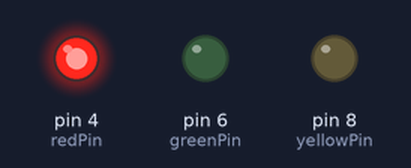
The sketch below on a simulated Arduino Uno, built with avr-gcc and run on an emulated ATmega328P. On the bench: output pins drawn as LEDs (lit = HIGH). Pins used as bus, display or sensor lines are not drawn.

Above: at 2.0 s.
At 5.0 s:
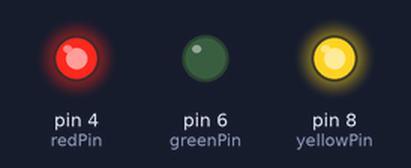
At 7.0 s:
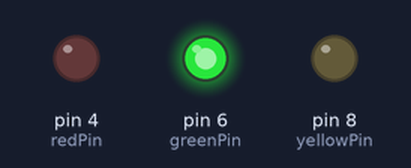
At 10.2 s:
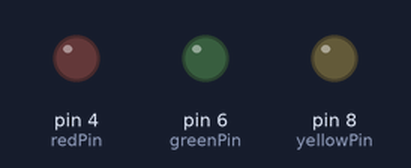
At 13.7 s:
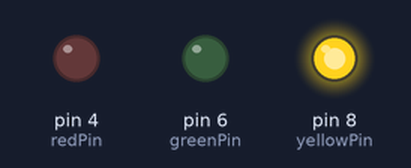
Timing chart, 0 to 21.5 s (numbered marks = the images above):
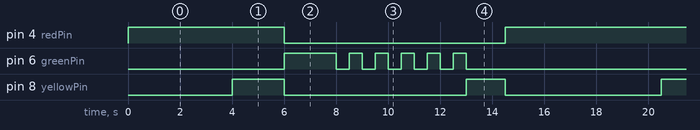

The sketch:

svetofor.ino
```cpp
int redPin = 4;
int yellowPin = 8;
int greenPin = 6;
int arrowPin = 10;

void setup(){
  pinMode(redPin, OUTPUT);
  pinMode(yellowPin, OUTPUT);
  pinMode(greenPin, OUTPUT);
  pinMode(arrowPin, OUTPUT);
}

void loop(){
  digitalWrite(redPin, HIGH);
  digitalWrite(yellowPin, LOW);
  digitalWrite(greenPin, LOW);
  digitalWrite(arrowPin, LOW);
  delay(2000);
  digitalWrite(arrowPin, HIGH);
  delay(2000);
  digitalWrite(redPin, HIGH);
  digitalWrite(yellowPin, HIGH);
  delay(2000);
  digitalWrite(redPin, LOW);
  digitalWrite(yellowPin, LOW);
  digitalWrite(greenPin, HIGH);
  delay(2000);
  for(int i = 1; i <= 10; i++) {
    int val = digitalRead(greenPin);
    if (val == HIGH) {
      digitalWrite(greenPin, LOW);
      digitalWrite(arrowPin, LOW);
    } else {
      digitalWrite(greenPin, HIGH);
      digitalWrite(arrowPin, HIGH);
    }
    delay(500);
  }
  digitalWrite(greenPin, LOW);
  digitalWrite(yellowPin, HIGH);
  digitalWrite(arrowPin, LOW);
  delay(1500);
  digitalWrite(redPin, HIGH);
  digitalWrite(yellowPin, LOW);
  delay(2000);
}
```

Measured:
- by itself, pin 4 (redPin): repeats every 16.5 s: LOW 8.5 s, HIGH 8.0 s
- by itself, pin 6 (greenPin): repeats every 16.5 s: 5 × (LOW 0.50 s, HIGH 0.50 s), LOW 9.5 s, HIGH 2.0 s
- by itself, pin 8 (yellowPin): repeats every 16.5 s: LOW 7.0 s, HIGH 1.5 s, LOW 6.0 s, HIGH 2.0 s
